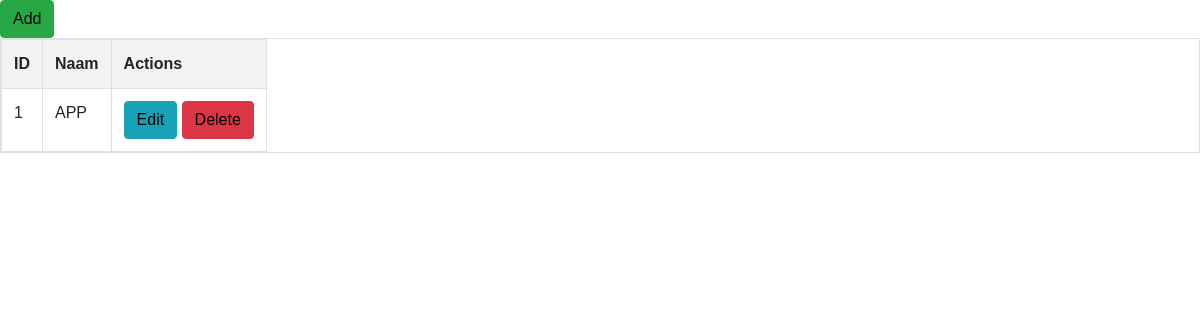
/index.php/richting, run on an earlier commit of the app's database.
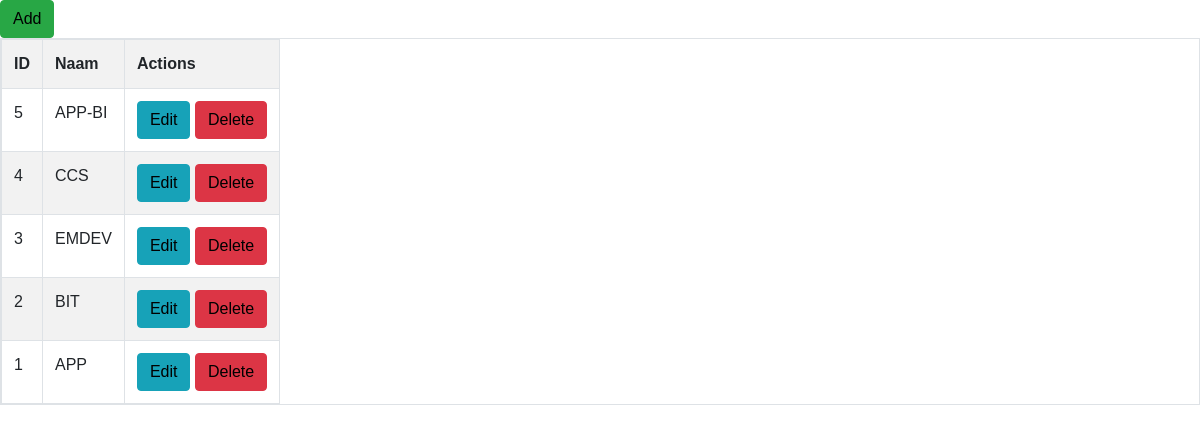
And on a later commit of the database.
### tables this page shows
CREATE TABLE `richting` (
  `id` int(50) NOT NULL,
  `naam` varchar(255) NOT NULL
);

### application/controllers/Richting.php (called while the page is built, shortened)
<?php
class Richting extends CI_Controller{
    function __construct()
    {
        $this->load->model('Richting_model');
    }
    function index()
    {
        $data['richting'] = $this->Richting_model->get_all_richting();
        $data['_view'] = 'richting/index';
        $this->load->view('layouts/main',$data);
    }
}

### index.php (called while the page is built, shortened)
<?php
require_once BASEPATH.'core/CodeIgniter.php';

### application/models/Richting_model.php (called while the page is built, shortened)
<?php
class Richting_model extends CI_Model
{
    function get_all_richting()
    {
        $this->db->order_by('id', 'desc');
        return $this->db->get('richting')->result_array();
    }
}

### application/views/richting/index.php (the view, shortened to what this page needs)
<div class="pull-right">
	<a href="<?php echo site_url('richting/add'); ?>" class="btn btn-success">Add</a>
</div>
<table class="table table-striped table-bordered">
    <tr>
		<th>ID</th>
		<th>Naam</th>
		<th>Actions</th>
    </tr>
	<?php foreach($richting as $r){ ?>
    <tr>
		<td><?php echo $r['id']; ?></td>
		<td><?php echo $r['naam']; ?></td>
		<td>
            <a href="<?php echo site_url('richting/edit/'.$r['id']); ?>" class="btn btn-info btn-xs">Edit</a>
            <a href="<?php echo site_url('richting/remove/'.$r['id']); ?>" class="btn btn-danger btn-xs">Delete</a>
        </td>
    </tr>
	<?php } ?>
</table>

### application/views/layouts/main.php (shortened to what this page needs)
<!DOCTYPE html>
<html>
	<head>
        <link rel="stylesheet" href="https://stackpath.bootstrapcdn.com/bootstrap/4.3.1/css/bootstrap.min.css">
        <?php echo pasStylesheetAan('css/style.css'); ?>
	</head>
	<body>
	<?php	if(isset($_view) && $_view)
	    $this->load->view($_view);
	?>
	</body>
</html>

### application/helpers/MY_html_helper.php (shortened to what this page needs)
<?php
    function geefVolledigeNaam($afbeelding)
    {
        return base_url() . str_replace('\\', '/', str_replace(FCPATH, "", APPPATH)) . $afbeelding;
    }
    function pasStylesheetAan($css)
    {
        return "<link rel=\"stylesheet\" href=\"" . geefVolledigeNaam($css) . "\" />";
    }

### application/css/style.css (style rules this page uses)
body { height: 100%; margin: 0px; padding: 0px; font-family: Verdana, Arial, Helvetica, sans-serif; color: black; background-color: white; }
td { padding-right: 20px; }
table { display: inline-block; }
a:link { color: black; }

What changed in the data, as far as the page shows it:
added richting: id "5", naam "APP-BI"
added richting: id "4", naam "CCS"
added richting: id "3", naam "EMDEV"
added richting: id "2", naam "BIT"
